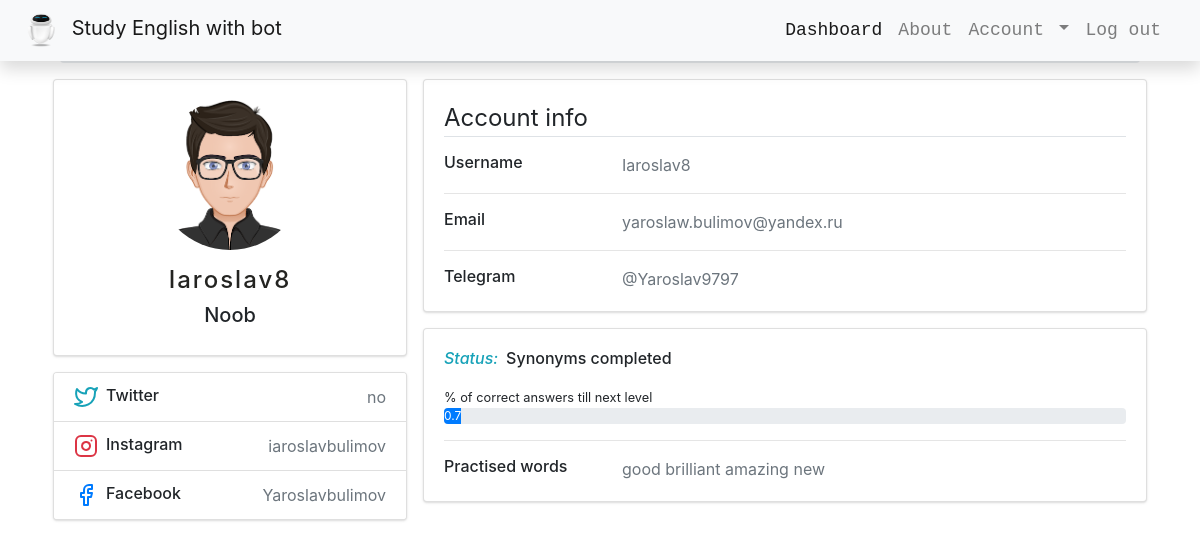
Before: /user/Iaroslav8 (signed in) with the older database file.
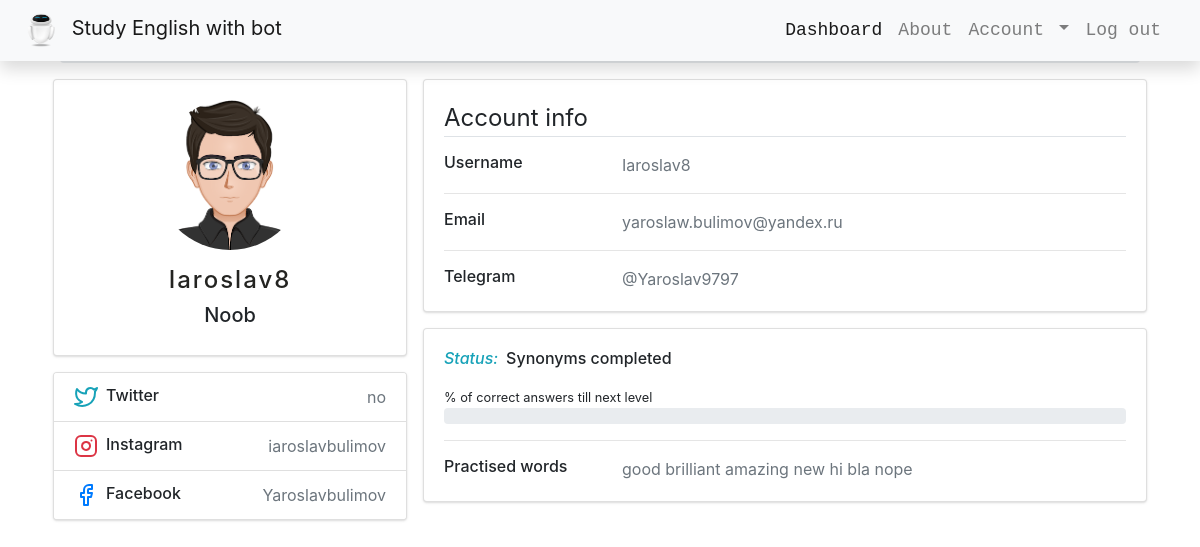
After: the same page with the newer database file.
### app/models.py (models this page shows, shortened)
class User(db.Model, UserMixin):
    id = db.Column(db.Integer, primary_key=True)
    name = db.Column(db.String(20), unique=True, nullable=False)
    email = db.Column(db.String(60), unique=True, nullable=False)
    img_file = db.Column(db.String(20), nullable=False, default="static/default.png")
    password = db.Column(db.String(60), nullable=False)
    access_link = db.Column(db.String(70), nullable=False)
    instagram = db.Column(db.String(30), nullable=False, default="Your instagram")
    facebook = db.Column(db.String(30), nullable=False, default="Your facebook")
    twitter = db.Column(db.String(30), nullable=False, default="Your twitter")
    telegram_info = db.Column(db.String(30), nullable=False, default="@Yourtelegram")
    user_points = db.Column(db.Integer, default=0)
    nickname = db.Column(db.Integer, default="Noob")
    new_user_words = db.relationship("NewWords", backref="person", lazy=True)
    user_chat = db.relationship("TbotChatId", uselist=False, lazy=True, backref="user")

class NewWords(db.Model):
    __tablename__ = "newwords"
    id = db.Column(db.Integer, primary_key=True)
    user_word = db.Column(db.String(30))
    person_id = db.Column(db.Integer, db.ForeignKey('user.id'))
    def __repr__(self):
        return self.user_word

### app/users/routes.py (the view)
@users.route("/user/<username>", methods=["GET"])
@login_required
def profile(username):
    user = User.query.filter_by(name=username).first_or_404()
    image_file = user.img_file
    return render_template("profile.html", user=user, image_file=image_file)

### app/models.py (called while the page is built)
@login_manager.user_loader
def load_user(user_id):
    return User.query.get(int(user_id))

### app/templates/profile.html (shortened to what this page needs)
{% extends "account.html" %}
{% block content %}
<div class="row gutters-sm">
    <div class="col-md-4 mb-3">
      <div class="card">
        <div class="card-body">
          <div class="d-flex flex-column align-items-center text-center">
            <img src="{{ image_file }}" alt="Admin" class="rounded-circle" width="150">
            <div class="mt-3">
              <h4> {{ current_user.name }}</h4>
              <h5> {{ current_user.nickname }} </h5>
            </div>
          </div>
        </div>
      </div>
      <div class="card mt-3">
        <ul class="list-group list-group-flush">
          <li class="list-group-item d-flex justify-content-between align-items-center flex-wrap">
            <h6 class="mb-0">Twitter</h6>
            <span class="text-secondary">{{ user.twitter }}</span>
          </li>
          <li class="list-group-item d-flex justify-content-between align-items-center flex-wrap">
            <h6 class="mb-0">Instagram</h6>
            <span class="text-secondary">{{ user.instagram }}</span>
          </li>
          <li class="list-group-item d-flex justify-content-between align-items-center flex-wrap">
            <h6 class="mb-0">Facebook</h6>
            <span class="text-secondary">{{ user.facebook }}</span>
          </li>
        </ul>
      </div>
    </div>
    <div class="col-md-8">
      <div class="card mb-3">
        <div class="card-body">
          <legend class="border-bottom mb-3">Account info</legend>
          <div class="row">
            <div class="col-sm-3">
              <h6 class="mb-0">Username</h6>
            </div>
            <div class="col-sm-9 text-secondary">
              {{ user.name }}
            </div>
          </div>
          <hr>
          <div class="row">
            <div class="col-sm-3">
              <h6 class="mb-0">Email</h6>
            </div>
            <div class="col-sm-9 text-secondary">
              {{ user.email }}
            </div>
          </div>
          <hr>
          <div class="row">
            <div class="col-sm-3">
              <h6 class="mb-0">Telegram</h6>
            </div>
            <div class="col-sm-9 text-secondary">
              {{ user.telegram_info }}
            </div>
          </div>
        </div>
      </div>
      <div class="row">
        <div class="col-md-12">
          <div class="card h-100">
            <div class="card-body">
              <h6 class="d-flex align-items-center mb-3"><i class="material-icons text-info mr-2">Status:</i>Synonyms completed</h6>
              <small>% of correct answers till next level</small>
              <div class="progress">
                <div class="progress-bar" role="progressbar" style="width:{{ current_user.user_points }};"  aria-valuemin="0" aria-valuemax="300">{{ user.user_points }}</div>
              </div>
              <hr>
              <div class="row">
                <div class="col-sm-3">
                    <h6 class="mb-0">Practised words</h6>
                  </div>
                <div class="col-sm-9 text-secondary">
                  {% for word in user.new_user_words %}
                  <a> {{ word }} </a>
                  {% endfor %}
                        </div>
                      </div>
                    </div>
                  </div>
                </div>
              </div>
            </div>
          </div>
        </div>
      </div>
{% endblock content %}

Changed rows visible on the page:
changed User "Iaroslav8": user_points "0.7" → (not shown)
added NewWords: user_word "hi"
added NewWords: user_word "bla"
added NewWords: user_word "nope"
